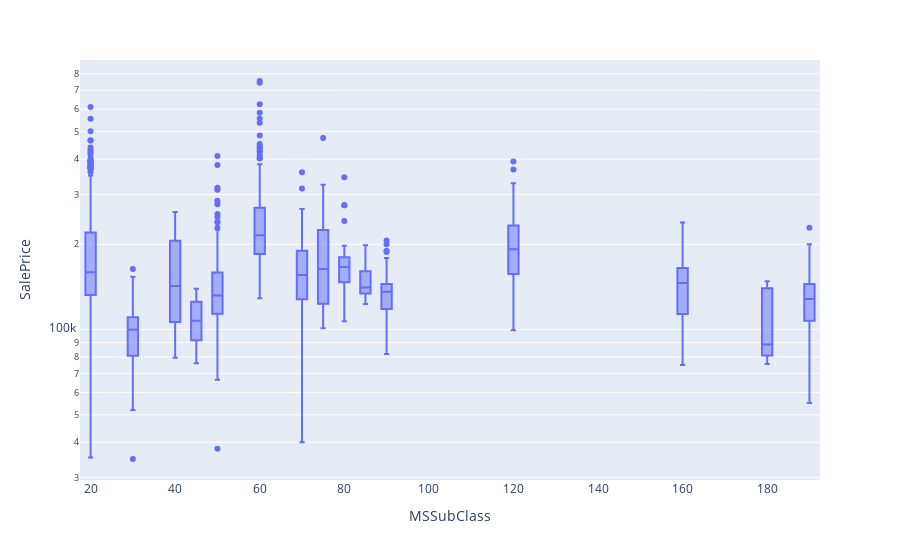

Source (notebook cell):
### Code cell
fig = px.box(train, x = "MSSubClass", y = "SalePrice", log_y = True)
fig.show()

### Figure 1 — Plotly figure (JSON) as saved in the notebook; plotly's stock layout.template omitted (floating-point values rounded to 4 significant figures; data arrays with more than 128 entries replaced by an {"elided": "..."} marker saying what was removed)
{"data": [{"alignmentgroup": "True", "hovertemplate": "MSSubClass=%{x}<br>SalePrice=%{y}<extra></extra>", "legendgroup": "", "marker": {"color": "#636efa"}, "name": "", "notched": false, "offsetgroup": "", "orientation": "v", "showlegend": false, "type": "box", "x": {"elided": "1460 int values"}, "x0": " ", "xaxis": "x", "y": {"elided": "1460 int values"}, "y0": " ", "yaxis": "y"}], "layout": {"autosize": true, "boxmode": "group", "legend": {"tracegroupgap": 0}, "margin": {"t": 60}, "xaxis": {"anchor": "y", "autorange": true, "domain": [0, 1], "range": [17.5, 192.5], "title": {"text": "MSSubClass"}, "type": "linear"}, "yaxis": {"anchor": "x", "autorange": true, "domain": [0, 1], "range": [4.469, 5.952], "title": {"text": "SalePrice"}, "type": "log"}}}
